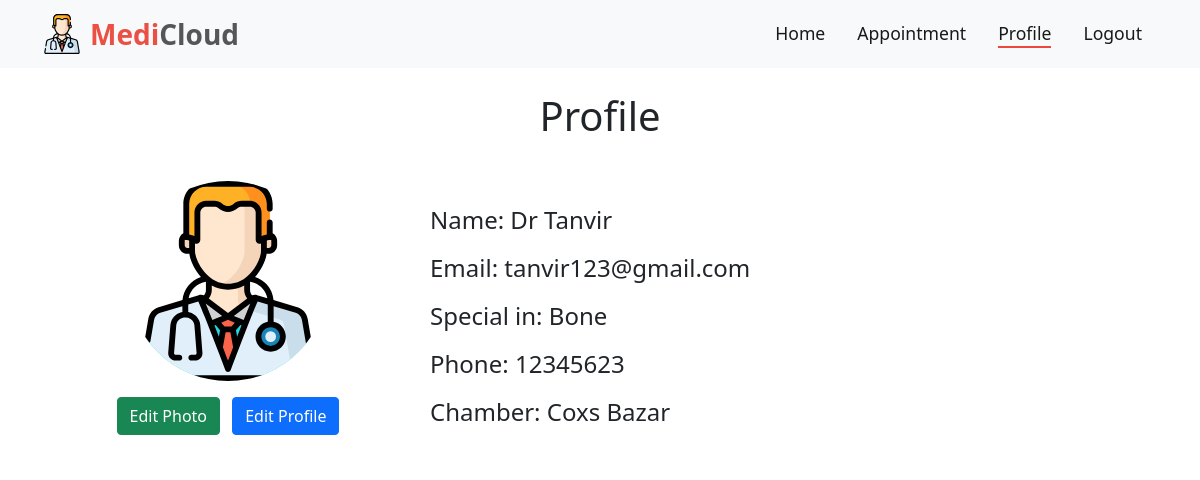
Page /doctorProfile.php (signed in) on the committed database.
### tables this page shows
CREATE TABLE `doctor` (
  `Id` int(20) NOT NULL,
  `email` varchar(30) NOT NULL,
  `Password` varchar(20) NOT NULL,
  `name` varchar(30) NOT NULL,
  `specialist` varchar(20) NOT NULL,
  `chember` varchar(60) NOT NULL,
  `number` varchar(20) NOT NULL
);

### HTML/doctorProfile.php (the view, shortened to what this page needs)
<?php
include "doctorDatabase.php";
$sql ="SELECT * FROM doctor WHERE id={$_SESSION['id']};";
$result = mysqli_query($conn, $sql);
if(mysqli_num_rows($result) > 0){
  $row = $result->fetch_assoc();
  $email =$row["email"];
  $specialist = $row["specialist"];
  $chamber =$row["chember"];
  $phone =$row["number"];
}else{
  $email = "";
  $chamber ="";
  $phone = "";
  $password="";
  $specialist="";
}
?>
<!DOCTYPE html>
<html lang="en">
  <head>
    <link
      href="https://cdn.jsdelivr.net/npm/bootstrap@5.1.0/dist/css/bootstrap.min.css"
      rel="stylesheet"
    />
    <link
      rel="stylesheet"
      href="https://cdnjs.cloudflare.com/ajax/libs/animate.css/4.1.1/animate.min.css"
    />
    <link rel="stylesheet" href="../CSS/style.css" />
  </head>
  <body>
    <header>
      <nav class="navbar navbar-expand-lg navbar-light bg-light">
        <div class="container">
          <a
            class="navbar-brand d-flex align-items-center fw-bold fs-3"
            href="patientHome.php"
          >
            <img
              src="../Assets/Images/doctor.svg"
              alt=""
              width="40"
              height="40"
              class="d-inline-block align-text-top me-2"
            />
            <span style="color: #ea5044">Medi</span
            ><span style="color: #555657">Cloud</span>
          </a>
          <div class="collapse navbar-collapse" id="navbarSupportedContent">
            <ul class="navbar-nav ms-auto mb-2 mb-lg-0">
              <li class="nav-item mx-2 fs-5">
                <a
                  class="nav-link active navbar-shortcutlink"
                  aria-current="page"
                  href="doctorHome.php"
                  >Home</a
                >
              </li>
              <li class="nav-item mx-2 fs-5">
                <a
                  class="nav-link active navbar-shortcutlink"
                  aria-current="page"
                  href="doctorAppointment.php"
                  >Appointment</a
                >
              </li>
              <li class="nav-item mx-2 fs-5">
                <a
                  class="nav-link active navbar-shortcutlink current-page"
                  aria-current="page"
                  href="#"
                  >Profile</a
                >
              </li>
              <li class="nav-item mx-2 fs-5">
                <a
                  class="nav-link active navbar-shortcutlink"
                  aria-current="page"
                  href="logout.php"
                  >Logout</a
                >
              </li>
            </ul>
          </div>
        </div>
      </nav>
    </header>
    <main>
      <section class="container mt-4">
        <h1 class="card-title text-center mb-4">Profile</h1>
        <div class="card mb-3 border-0">
          <div class="row g-0 align-items-center">
            <div class="col-md-4 d-flex flex-column align-items-center">
              <div class="profile-image mt-3">
                <img
                  src="../Assets/Images/doctor.svg"
                  class="img-fluid rounded-circle"
                  height="200"
                  width="200"
                  alt="..."
                />
              </div>
              <div class="my-3">
                <button type="button" class="btn btn-success me-2">
                  Edit Photo
                </button>
                <button
                  type="button"
                  class="btn btn-primary"
                  data-bs-toggle="modal"
                  data-bs-target="#exampleModal"
                  id="editPatientProfileBtn"
                >
                  Edit Profile
                </button>
              </div>
            </div>
            <div class="col-md-8">
              <div class="card-body mt-3">
                <div class="card-text lh-lg fs-4">
                  <label for="patient-profile-name">Name: <?php echo"{$_SESSION['name']}" ?> </label><br />
                  <label for="patient-profile-email">Email: <?php echo"{$email}" ?></label><br />
                  <label for="patient-profile-age">Special in: <?php echo"{$specialist}" ?></label><br />
                  <label for="patient-profile-phone">Phone: <?php echo"{$phone}" ?></label><br />
                  <label for="patient-profile-phone">Chamber: <?php echo"{$chamber}" ?></label>
                </div>
              </div>
            </div>
          </div>
        </div>
      </section>
    </main>
  </body>
</html>

### CSS/style.css (style rules this page uses)
:root { --primary-color: #ea493c; --secondary-color: #555657; }
.navbar-shortcutlink { transition: 0.2s transform; font-size: 1.1rem; }
.navbar-shortcutlink::after { content: ""; width: 0px; height: 2px; background: var(--primary-color); display: block; margin: auto; transition: 0.5s; }
.current-page::after { content: ""; width: 100%; height: 2px; background: var(--primary-color); display: block; margin: auto; }

### rows in the picture
doctor: email "tanvir123@gmail.com", specialist "Bone", number "12345623", chember "Coxs Bazar"

### other values in the picture
$_SESSION['name'] "Dr Tanvir"
